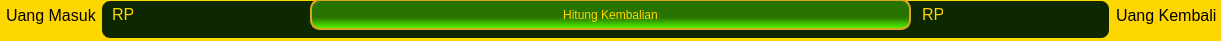
     <widget class="QFrame" name="frame_20">
      <property name="geometry">
       <rect>
        <x>0</x>
        <y>190</y>
        <width>1221</width>
        <height>41</height>
       </rect>
      </property>
      <property name="styleSheet">
       <string notr="true">border: 2px solid gold;
background-color: gold;
color: rgb(85, 255, 0);
border-radius: 10px;</string>
      </property>
      <property name="frameShape">
       <enum>QFrame::StyledPanel</enum>
      </property>
      <property name="frameShadow">
       <enum>QFrame::Raised</enum>
      </property>
      <widget class="QFrame" name="frame_11">
       <property name="geometry">
        <rect>
         <x>100</x>
         <y>-1</y>
         <width>1011</width>
         <height>41</height>
        </rect>
       </property>
       <property name="styleSheet">
        <string notr="true">border: 2px solid gold;
background-color: rgb(13, 39, 0);
border-radius: 10px;
padding: 0 8px;
color: gold;</string>
       </property>
       <property name="frameShape">
        <enum>QFrame::StyledPanel</enum>
       </property>
       <property name="frameShadow">
        <enum>QFrame::Raised</enum>
       </property>
       <widget class="QToolButton" name="btnCariKembalian">
        <property name="geometry">
         <rect>
          <x>210</x>
          <y>0</y>
          <width>601</width>
          <height>31</height>
         </rect>
        </property>
        <property name="styleSheet">
         <string notr="true">border: 2px solid goldenrod;
border-radius: 10px;
padding: 0 8px;
background-color: qlineargradient(x1: 0, y1: 1, x2: 0, y2: 0, stop: 0 rgb(85, 255, 0), stop: 0.4 rgb(41, 115, 0), stop: 1.0 rgb(41, 115, 0));
color: gold;</string>
        </property>
        <property name="text">
         <string>Hitung Kembalian</string>
        </property>
       </widget>
       <widget class="QLabel" name="label_34">
        <property name="geometry">
         <rect>
          <x>0</x>
          <y>0</y>
          <width>41</width>
          <height>31</height>
         </rect>
        </property>
        <property name="font">
         <font>
          <pointsize>12</pointsize>
         </font>
        </property>
        <property name="styleSheet">
         <string notr="true">padding: 0 8px;
color: gold;
border: transparent;
background: transparent;</string>
        </property>
        <property name="text">
         <string>RP</string>
        </property>
       </widget>
       <widget class="QLineEdit" name="txtUangMasuk">
        <property name="geometry">
         <rect>
          <x>30</x>
          <y>0</y>
          <width>181</width>
          <height>31</height>
         </rect>
        </property>
        <property name="font">
         <font>
          <pointsize>12</pointsize>
         </font>
        </property>
        <property name="styleSheet">
         <string notr="true">padding: 0 8px;
color: gold;
border: transparent;
background: transparent;</string>
        </property>
       </widget>
       <widget class="QLabel" name="label_35">
        <property name="geometry">
         <rect>
          <x>810</x>
          <y>0</y>
          <width>41</width>
          <height>31</height>
         </rect>
        </property>
        <property name="font">
         <font>
          <pointsize>12</pointsize>
         </font>
        </property>
        <property name="styleSheet">
         <string notr="true">padding: 0 8px;
color: gold;
border: transparent;
background: transparent;</string>
        </property>
        <property name="text">
         <string>RP</string>
        </property>
       </widget>
       <widget class="QLineEdit" name="txtUangKembali">
        <property name="geometry">
         <rect>
          <x>840</x>
          <y>0</y>
          <width>171</width>
          <height>31</height>
         </rect>
        </property>
        <property name="font">
         <font>
          <pointsize>12</pointsize>
         </font>
        </property>
        <property name="styleSheet">
         <string notr="true">padding: 0 8px;
color: gold;
border: transparent;
background: transparent;</string>
        </property>
       </widget>
      </widget>
      <widget class="QLabel" name="label_32">
       <property name="geometry">
        <rect>
         <x>0</x>
         <y>0</y>
         <width>101</width>
         <height>31</height>
        </rect>
       </property>
       <property name="font">
        <font>
         <pointsize>12</pointsize>
        </font>
       </property>
       <property name="styleSheet">
        <string notr="true">border: 2px solid transparent;
background: transparent;
color: black;</string>
       </property>
       <property name="text">
        <string>Uang Masuk</string>
       </property>
      </widget>
      <widget class="QLabel" name="label_33">
       <property name="geometry">
        <rect>
         <x>1110</x>
         <y>0</y>
         <width>111</width>
         <height>31</height>
        </rect>
       </property>
       <property name="font">
        <font>
         <pointsize>12</pointsize>
        </font>
       </property>
       <property name="styleSheet">
        <string notr="true">border: 2px solid transparent;
background: transparent;
color: black;</string>
       </property>
       <property name="text">
        <string>Uang Kembali</string>
       </property>
      </widget>
     </widget>
